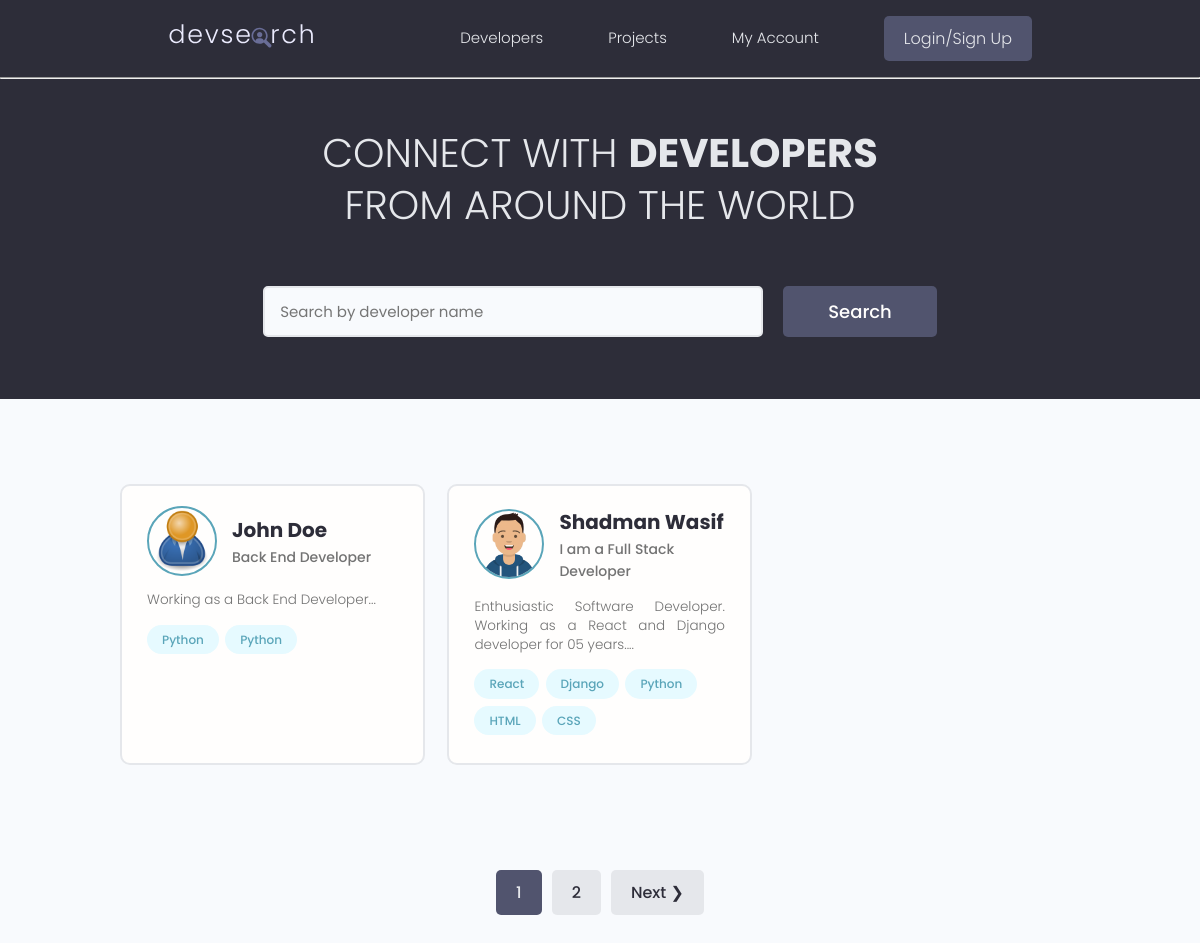
The app's page /, older data.
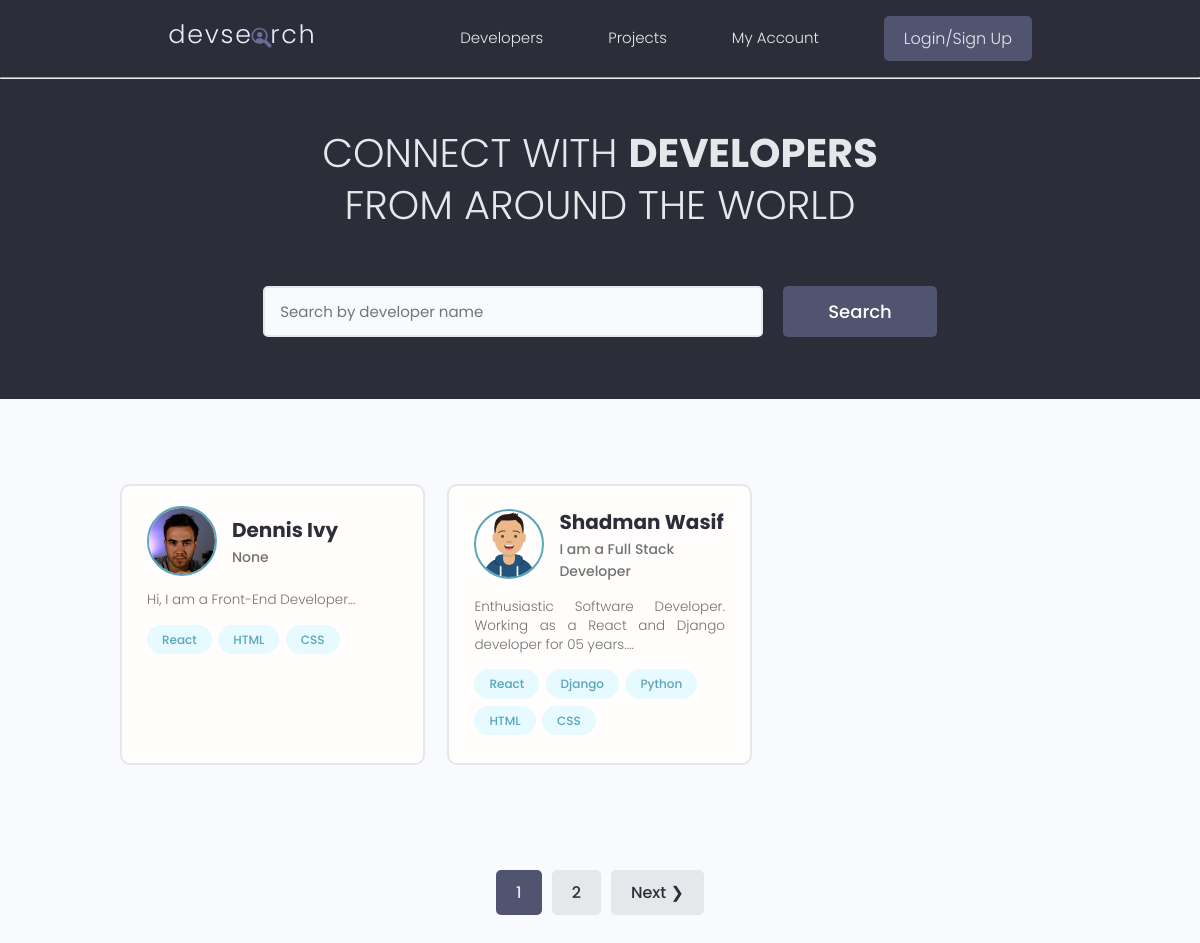
The same page, newer data.
### users/models.py (models this page shows, shortened)
class Profile(models.Model):
    user = models.OneToOneField(User, on_delete=models.CASCADE, null=True, blank=True)
    name = models.CharField(max_length=200, null=True, blank=True)
    email = models.EmailField(max_length=500, null=True, blank=True)
    username = models.CharField(max_length=200, null=True, blank=True)
    location = models.CharField(max_length=200, null=True, blank=True)
    short_intro = models.CharField(max_length=200, null=True, blank=True)
    bio = models.TextField(null=True, blank=True)
    profile_image = models.ImageField(null=True, blank=True, upload_to='profiles/', default='profiles/user-default.png')
    social_github = models.CharField(max_length=200, null=True, blank=True)
    social_twitter = models.CharField(max_length=200, null=True, blank=True)
    social_linkedin = models.CharField(max_length=200, null=True, blank=True)
    social_youtube = models.CharField(max_length=200, null=True, blank=True)
    social_website = models.CharField(max_length=200, null=True, blank=True)
    created = models.DateTimeField(auto_now_add=True)
    id = models.UUIDField(default=uuid.uuid4, unique=True, primary_key=True, editable=False)

class Skill(models.Model):
    owner = models.ForeignKey(Profile, on_delete=models.CASCADE, null=True, blank=True)
    name = models.CharField(max_length=200, null=True, blank=True)
    description = models.TextField(null=True, blank=True)
    created = models.DateTimeField(auto_now_add=True)
    id = models.UUIDField(default=uuid.uuid4, unique=True, primary_key=True, editable=False)
    def __str__(self):
        return self.name

### users/views.py (the view)
# urls.py: path('', views.profiles, name = "profiles"),
def profiles(request):
    profiles, search_query = searchProfiles(request)
    custom_range, profiles = paginateProfiles(request, profiles, 2)
    context = {'profiles': profiles, 'search_query': search_query, 'custom_range': custom_range}
    return render(request, 'users/profiles.html', context)

### users/utils.py (called while the page is built)
def paginateProfiles(request, profiles, results):
    page = request.GET.get('page')
    paginator = Paginator(profiles, results)
    try:
        profiles = paginator.page(page)
    except PageNotAnInteger:
        page = 1
        profiles = paginator.page(page)
    except EmptyPage:
        page = paginator.num_pages
        profiles = paginator.page(page)
    leftIndex = (int(page) - 4)
    if leftIndex<1:
        leftIndex = 1
    rightIndex = (int(page) + 5)
    if rightIndex > paginator.num_pages:
        rightIndex = paginator.num_pages
    custom_range = range(leftIndex, rightIndex+1)
    return custom_range, profiles

def searchProfiles(request):
    search_query = ''
    if request.GET.get('search_query'):
        search_query = request.GET.get('search_query')
    skills = Skill.objects.filter(name__icontains=search_query)
    profiles = Profile.objects.distinct().filter(
        Q(name__icontains=search_query) | Q(short_intro__icontains=search_query) | Q(skill__in=skills) )
    return profiles, search_query

### users/templates/users/profiles.html (shortened to what this page needs)
{% extends 'main.html' %} {% block content %}
<main class="home">
    <section class="hero-section text-center">
        <div class="container container--narrow">
            <div class="hero-section__box">
                <h2>CONNECT WITH <span>DEVELOPERS</span></h2>
                <h2>FROM AROUND THE WORLD</h2>
            </div>
            <div class="hero-section__search">
                <form id="searchForm" class="form" action="{% url 'profiles' %}" method="GET">
                    <div class="form__field">
                        <input
                            class="input input--text"
                            id="formInput#search"
                            type="text"
                            name="search_query"
                            placeholder="Search by developer name"
                            value="{{search_query}}"
                        />
                    </div>
                    <input
                        class="btn btn--sub btn--lg"
                        type="submit"
                        value="Search"
                    />
                </form>
            </div>
        </div>
    </section>
    <section class="devlist">
        <div class="container">
            <div class="grid grid--three">
                {% for profile in profiles %}
                <div class="column card">
                    <div class="dev">
                        <a href="{% url 'user-profile' profile.id %}" class="card__body">
                            <div class="dev__profile">
                                <img
                                    class="avatar avatar--md"
                                    src="{{ profile.profile_image.url }}"
                                    alt="image"
                                />
                                <div class="dev__meta">
                                    <h3>{{ profile.name }}</h3>
                                    <h5>{{ profile.short_intro|slice:"60" }}</h5>
                                </div>
                            </div>
                            <p class="dev__info">
                                {{ profile.bio|slice:"150" }}...
                            </p>
                            <div class="dev__skills">
                                {% for skill in profile.skill_set.all|slice:"5" %}
                                <span class="tag tag--pill tag--main">
                                    <small>{{skill}}</small>
                                </span>
                                {% endfor %}
                            </div>
                        </a>
                    </div>
                </div>
                {% endfor %}
            </div>
        </div>
    </section>
    {% include 'pagination.html' with queryset=profiles custom_range=custom_range %}
</main>
{% endblock content %}

### templates/main.html (shortened to what this page needs)
<!DOCTYPE html>
{% load static %}
<html lang="en">
    <head>
        <link rel="stylesheet" href="{% static 'uikit/styles/uikit.css' %}" />
        <link rel="stylesheet" href="{% static 'styles/app.css' %}" />
    </head>
    <body>
        {% include 'navbar.html' %}
        {% block content %}
        {% endblock content %}
    </body>
</html>

### templates/navbar.html (shortened to what this page needs)
{% load static %}
  <header class="header">
    <div class="container container--narrow">
      <a href="{% url 'profiles' %}" class="header__logo">
        <img src="{% static 'images/logo.svg' %}" alt="DevSearch Logo" />
      </a>
      <nav class="header__nav">
        <ul class="header__menu">
          <li class="header__menuItem"><a href="{% url 'profiles' %}">Developers</a></li>
          <li class="header__menuItem"><a href="{% url 'projects' %}">Projects</a></li>
          <li class="header__menuItem"><a href="">My Account</a></li>
          {% if request.user.is_authenticated %}
          <li class="header__menuItem"><a href="{% url 'account' %}" >Account</a></li>
          <li class="header__menuItem"><a href="{% url 'logout' %}" class="btn btn--sub">Logout</a></li>
          {% else %}
          <li class="header__menuItem"><a href="{% url 'login' %}" class="btn btn--sub">Login/Sign Up</a></li>
          {% endif %}
        </ul>
      </nav>
    </div>
  </header>
<hr>

### templates/pagination.html (shortened to what this page needs)
{% if queryset.has_other_pages %}
<div class="pagination">
    <ul class="container">
        {% for page in custom_range %}
        {% if page == queryset.number %}
        <li>
            <a href="?page={{page}}" class="btn page-link btn--sub" data-page="{{page}}" >{{page}}</a>
        </li>
        {% else %}
        <li><a href="?page={{page}}" class="btn page-link" data-page="{{page}}">{{page}}</a></li>
        {% endif %}
        {% endfor %}
        {% if queryset.has_next %}
        <li>
            <a href="?page={{queryset.next_page_number}}" class="btn page-link" data-page="{{queryset.next_page_number}}"
                >Next &#10095;</a
            >
        </li>
        {% endif %}
    </ul>
</div>
{% endif %}

### static/styles/app.css (style rules this page uses)
:root { --color-sub: #2d2d39; }
.btn--sub { background-color: var(--color-sub-light); }
.card { border: 2px solid var(--color-light); }
img { width: 100%; }
.header { position: sticky; z-index: 111; background-color: var(--color-sub); padding: 1.5rem 0; }
.header > .container { display: flex; justify-content: space-between; align-items: center; }
.header__logo > img { height: 3.8rem; }
.header__nav > ul { display: inline-flex; align-items: center; list-style: none; gap: 6.5rem; }
.header__menuItem > a { color: var(--color-light); font-weight: 300; }
.hero-section { height: 40vh; display: flex; align-items: center; background-color: var(--color-sub); }
.hero-section__box { margin-bottom: 4rem; }
.hero-section__box > h2, .hero-section__box > h2 > span { font-size: 4rem; color: var(--color-light); line-height: 1.3; text-transform: uppercase; }
.hero-section__box > h2 { font-weight: 300; }
.hero-section__box > h2 > span { font-weight: 700; }
.hero-section__search > .form { display: flex; align-items: center; justify-content: center; gap: 2rem; }
.hero-section__search > .form input.input--text { width: 50rem; }
.devlist { margin-top: 8rem; }
.devlist .grid { align-items: stretch; }
.devlist .dev .dev__profile { display: flex; align-items: center; gap: 1.5rem; }
.devlist .dev .dev__meta h3 { color: var(--color-sub); font-size: 2rem; font-weight: 700; }
.devlist .dev .dev__meta h5 { color: var(--color-text); font-size: 1.4rem; font-weight: 500; }
.devlist .dev .dev__info { margin: 1.5rem 0; font-size: 1.35rem; line-height: 1.4; text-align: justify; }
.pagination { margin-top: 8rem; margin-bottom: 10rem; }
.pagination > ul { flex-wrap: wrap; list-style: none; display: flex; align-items: center; justify-content: center; gap: 1rem; }
.pagination .btn { color: var(--color-sub); }
.pagination .btn.btn--sub { color: var(--color-light); }

### static/uikit/styles/modules/_variables.css (style rules this page uses)
:root { --color-main: #5aa5b9; --color-main-light: #e6faff; --color-sub: #3f4156; --color-sub-light: #51546e; --color-sub-lighter: #ededfd; --color-text: #737373; --color-gray: #8b8b8b; --color-light: #e5e7eb; --color-light-gray: #767676; --color-bg: #f8fafd; --color-white: #fffefd; --color-white-light: #f3f3f3; --color-success: #359e64; --color-success-bg: #def8e8; --color-error: #fc4b0b; --color-error-bg: #fff2ee; --font-base: 'Poppins', arial, helvetica, 'Segoe UI', roboto, ubuntu, sans-serif; --font-monospace: 'Fira Code', 'Courier New', courier, monospace; --font-regular: 300; --font-medium: 500; --font-bold: 700; --generic-shadow: 1px 1px 5px #00000010; --generic-transition: all 0.3s ease-in-out; }

### static/uikit/styles/modules/_base.css (style rules this page uses)
* { margin: 0; padding: 0; box-sizing: border-box; text-rendering: optimizeLegibility; color: inherit; font-size: inherit; }
html { font-size: 50%; }
@media only screen and (min-width: 480px) { html { font-size: 56.25%; } }
@media only screen and (min-width: 1200px) { html { font-size: 62.5%; } }
body { line-height: 1.6; font-weight: 400; font-size: 1.5rem; color: var(--color-text); background-color: var(--color-bg); min-height: 100vh; }

### static/uikit/styles/modules/_typography.css (style rules this page uses)
* { font-family: var(--font-base); }
h2 { font-size: 3.6rem; font-weight: var(--font-bold); }
h3 { font-size: 3.2rem; font-weight: var(--font-medium); }
h5 { font-size: 2.4rem; font-weight: var(--font-medium); }
h5, h6 { font-weight: var(--font-regular); }
p, span, strong { font-size: 1.6rem; color: var(--color-text); font-weight: var(--font-regular); }
a { padding-bottom: 2px; text-decoration: none; display: inline-block; color: var(--color-main); font-weight: var(--font-medium); }

### static/uikit/styles/modules/_utilities.css (style rules this page uses)
.container { width: 92%; max-width: 165rem; margin: 0 auto; box-sizing: border-box; }
.container--narrow { width: 92%; max-width: 120rem; }
@media screen and (min-width: 1000px) { .container { width: 90%; } }
@media screen and (min-width: 1000px) { .container--narrow { width: 85%; } }
@media screen and (min-width: 1200px) { .container { width: 80%; } }
@media screen and (min-width: 1200px) { .container--narrow { width: 72%; } }
.text-center { text-align: center; }

### static/uikit/styles/modules/_avatar.css (style rules this page uses)
.avatar { border-radius: 50%; border: 2px solid var(--color-main); object-fit: cover; }
.avatar--md { height: 7rem; width: 7rem; }

### static/uikit/styles/modules/_card.css (style rules this page uses)
.card { border-radius: 1rem; background-color: var(--color-white); border: 1.5px solid var(--color-light); width: auto; height: auto; margin-top: 0.5rem; margin-bottom: 0.5rem; overflow: hidden; }
.card__body, .card__header { padding: 2rem 2.5rem; }

Row changes from the older to the newer data that the page shows:
removed Profile: profile_image (placeholder picture), name "John Doe", short_intro "Back End Developer", bio "Working as a Back End Developer"
removed Skill: name "Python", shown under "John Doe"
removed Skill: name "Python", shown under "John Doe"
added Profile: profile_image (picture), name "Dennis Ivy", short_intro "None", bio "Hi, I am a Front-End Developer"
added Skill: name "React", shown under "Dennis Ivy"
added Skill: name "HTML", shown under "Dennis Ivy"
added Skill: name "CSS", shown under "Dennis Ivy"
